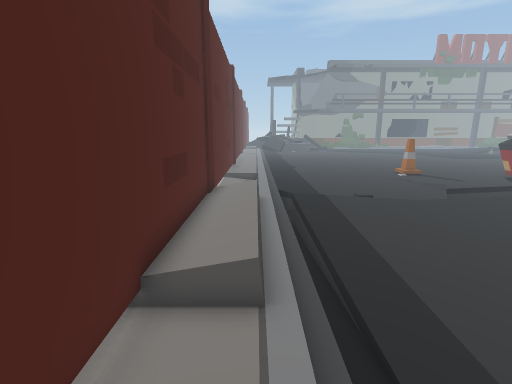
View 1 (above)

20 first-person views from a walk through a scene from a Unity 3-D project. The camera is 1.5 m above the floor, tilts 12° down and sees 85° across. The floor is counted in squares, 0.5 m on a side. Each view is taken from the middle of a square. On the plan, view 1 faces up. The plan holds only what a view shows up to about 20 squares ahead; the rest is blank. The place goes on beyond the plan. The player is left out.

View 2
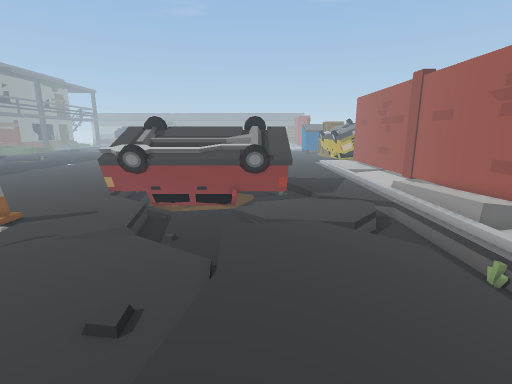

View 3
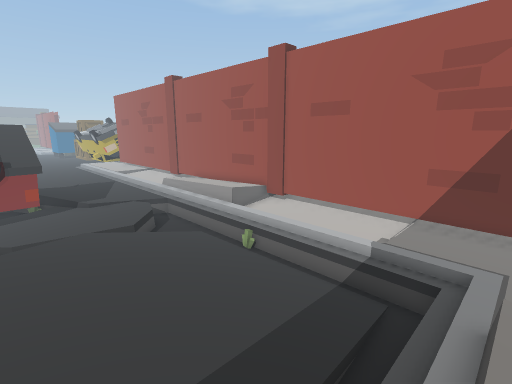

View 4
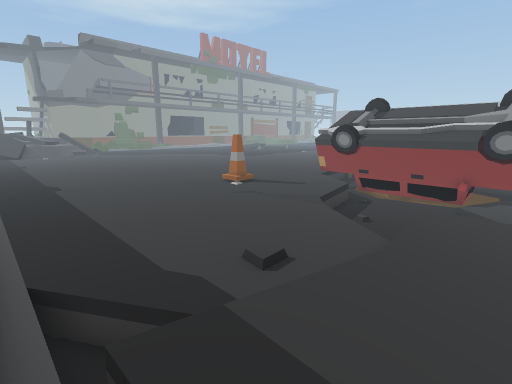

View 5
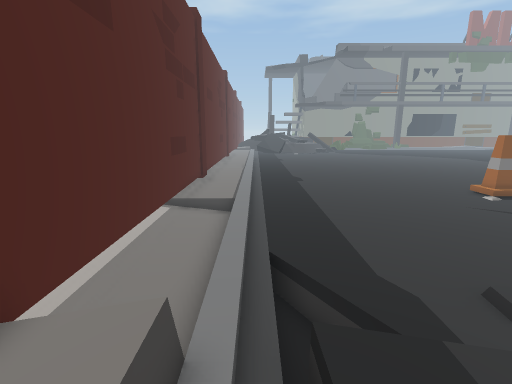

View 6
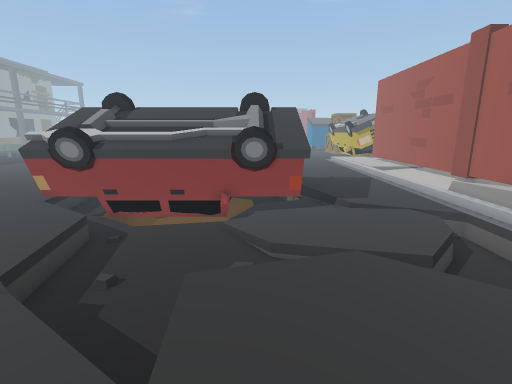

View 7
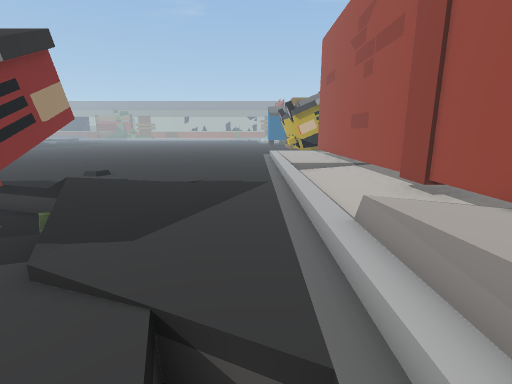

View 8
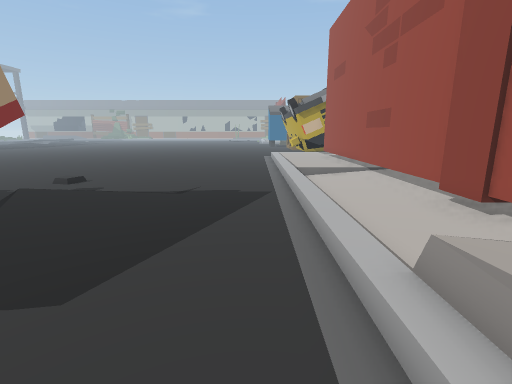

View 9
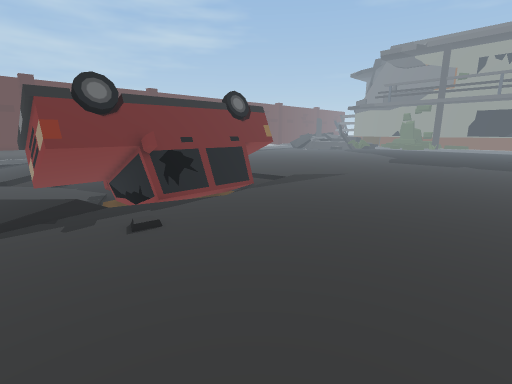

View 10
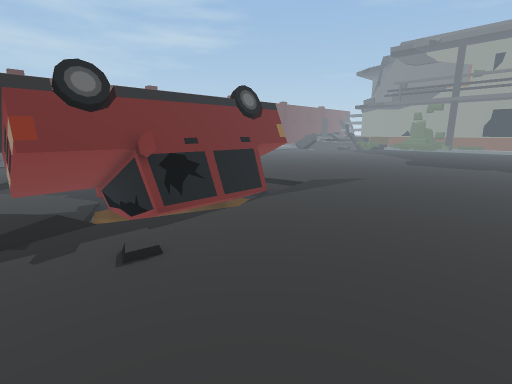

View 11
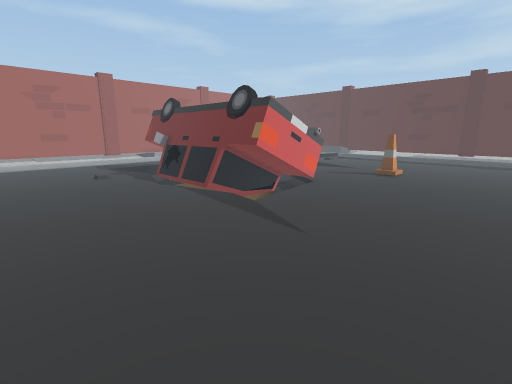

View 12
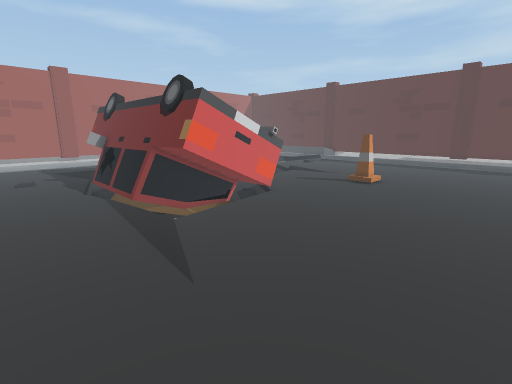

View 13
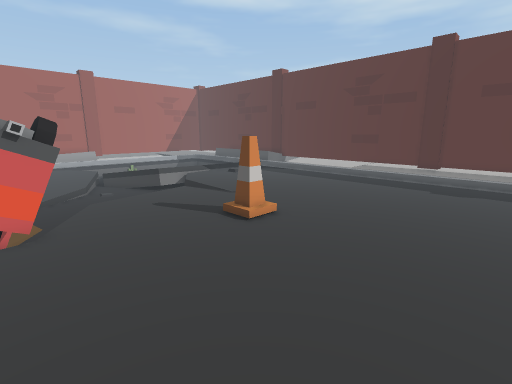

View 14
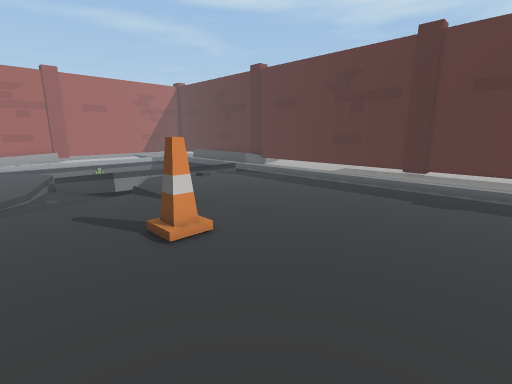

View 15
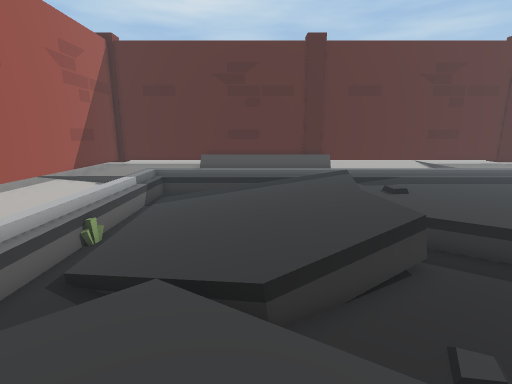

View 16
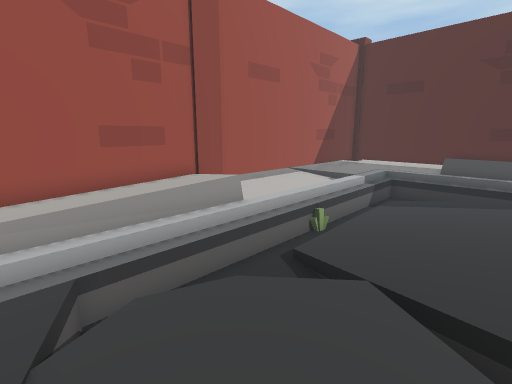

View 17
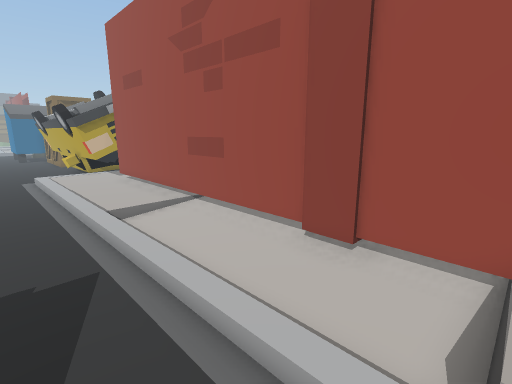

View 18
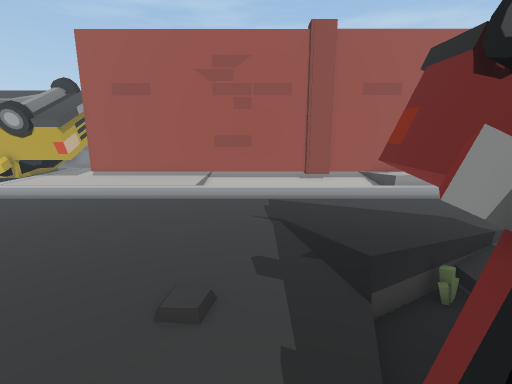

View 19
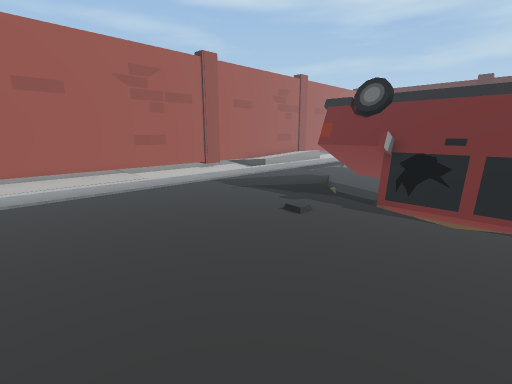

View 20
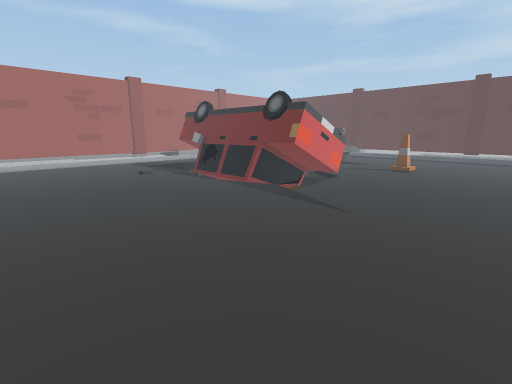

### Floor plan
Key: @ floor where view 1 was taken; # wall or solid block; . main floor; : floor 0.25 m higher than the main floor; - floor 0.25 m lower than the main floor; + floor 0.5 m higher than the main floor; _ floor 0.5 m lower than the main floor; / step, stairs or slope; = window, fence, low wall or low ledge; C cone; A car.
Columns run from 2 left of view 1 to 37 right of it. Each row starts with its distance up from view 1.
 31     ....................................
 30 #::....................................
 29 #::....................................
 28 #::....................................
 27 #::.....................................
 26 #::.....................................
 25 #::.....................................
 24 #::............C........................
 23 #::............C........................
 22 #::......................///:...........
 21 #:/.................AAAAA#A :...........
 20 #./.................AAAAA#A /...........
 19 #./.................AAAAAAAA/...........
 18 #./................/AAAA  AA/...........
 17 #./.......... //____AAAA  AA/...........
 16 #.///......../______AAAA  AA/...........
 15 #./._........_______AAAA  AA_...........
 14 #./._/..:.../_______AAAA  AA/...........
 13 #./.==/..../________AAAA  AA/...........
 12 #+/.:::::///==_____/AAAAAAAA............
 11 #+/.::::::::::=___/-AAAAAAA/............
 10 #+/./.....:::::=_/--AAAAAAA=............
  9 #+///..........=_---AAAAAAA/............
  8 #+///.........../...----=:::............
  7 #+///........../....../...::............
  6 #+//_---------./...../..................
  5 #+//_----------_/.......................
  4 #::/_---------/___.//...................
  3 #::/_____-__/_______....................
  2 #::.//....../../////....................
  1 #:::::///////////////////////////:::::::
  0 #:@:::......../+++++++:..........::::::A
 -1 #:::::......../+++++++:::::::::::::::::A
 -2 ########################################

Positions as (right, up) in squares from view 1, and headings:
1: (0, 0), facing up
2: (0, 11), facing right
3: (0, 11), facing down-right
4: (1, 10), facing up-right
5: (1, 10), facing up
6: (6, 11), facing right
7: (15, 3), facing right
8: (17, 3), facing right
9: (37, 7), facing up-left
10: (35, 8), facing up-left
11: (34, 31), facing down-left
12: (30, 31), facing down-left
13: (20, 31), facing down-left
14: (17, 31), facing down-left
15: (18, 8), facing left
16: (18, 8), facing down-left
17: (20, 4), facing down-right
18: (27, 15), facing down
19: (37, 17), facing down-left
20: (37, 31), facing down-left
